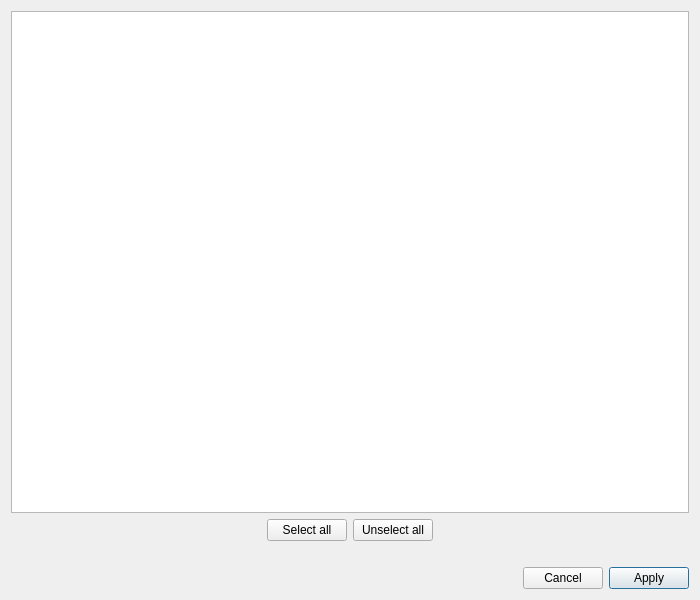
<?xml version="1.0" encoding="UTF-8"?>
<ui version="4.0">
 <class>ChooseTagsDialog</class>
 <widget class="QDialog" name="ChooseTagsDialog">
  <property name="geometry">
   <rect>
    <x>0</x>
    <y>0</y>
    <width>700</width>
    <height>600</height>
   </rect>
  </property>
  <property name="windowTitle">
   <string>Selection of tags</string>
  </property>
  <layout class="QVBoxLayout" name="verticalLayout_2">
   <item>
    <widget class="QListWidget" name="listWidget">
     <property name="alternatingRowColors">
      <bool>false</bool>
     </property>
     <property name="selectionMode">
      <enum>QAbstractItemView::SelectionMode::ExtendedSelection</enum>
     </property>
     <property name="selectionBehavior">
      <enum>QAbstractItemView::SelectionBehavior::SelectRows</enum>
     </property>
     <property name="sortingEnabled">
      <bool>true</bool>
     </property>
    </widget>
   </item>
   <item>
    <layout class="QHBoxLayout" name="horizontalLayout_Select">
     <item>
      <spacer name="horizontalSpacer_4">
       <property name="orientation">
        <enum>Qt::Orientation::Horizontal</enum>
       </property>
       <property name="sizeHint" stdset="0">
        <size>
         <width>40</width>
         <height>20</height>
        </size>
       </property>
      </spacer>
     </item>
     <item>
      <widget class="QPushButton" name="selectAllPushButton">
       <property name="text">
        <string>Select all</string>
       </property>
       <property name="autoDefault">
        <bool>false</bool>
       </property>
      </widget>
     </item>
     <item>
      <widget class="QPushButton" name="unselectAllPushButton">
       <property name="text">
        <string>Unselect all</string>
       </property>
       <property name="autoDefault">
        <bool>false</bool>
       </property>
      </widget>
     </item>
     <item>
      <spacer name="horizontalSpacer_5">
       <property name="orientation">
        <enum>Qt::Orientation::Horizontal</enum>
       </property>
       <property name="sizeHint" stdset="0">
        <size>
         <width>40</width>
         <height>20</height>
        </size>
       </property>
      </spacer>
     </item>
    </layout>
   </item>
   <item>
    <spacer name="verticalSpacer_4">
     <property name="orientation">
      <enum>Qt::Orientation::Vertical</enum>
     </property>
     <property name="sizeType">
      <enum>QSizePolicy::Policy::Fixed</enum>
     </property>
     <property name="sizeHint" stdset="0">
      <size>
       <width>20</width>
       <height>20</height>
      </size>
     </property>
    </spacer>
   </item>
   <item>
    <layout class="QHBoxLayout" name="horizontalLayout_ApplyClose">
     <item>
      <spacer name="horizontalSpacer">
       <property name="orientation">
        <enum>Qt::Orientation::Horizontal</enum>
       </property>
       <property name="sizeHint" stdset="0">
        <size>
         <width>40</width>
         <height>20</height>
        </size>
       </property>
      </spacer>
     </item>
     <item>
      <widget class="QPushButton" name="cancelPushButton">
       <property name="text">
        <string>Cancel</string>
       </property>
       <property name="autoDefault">
        <bool>false</bool>
       </property>
      </widget>
     </item>
     <item>
      <widget class="QPushButton" name="applyPushButton">
       <property name="text">
        <string>Apply</string>
       </property>
       <property name="autoDefault">
        <bool>false</bool>
       </property>
       <property name="default">
        <bool>true</bool>
       </property>
      </widget>
     </item>
    </layout>
   </item>
  </layout>
 </widget>
 <resources/>
 <connections/>
</ui>
